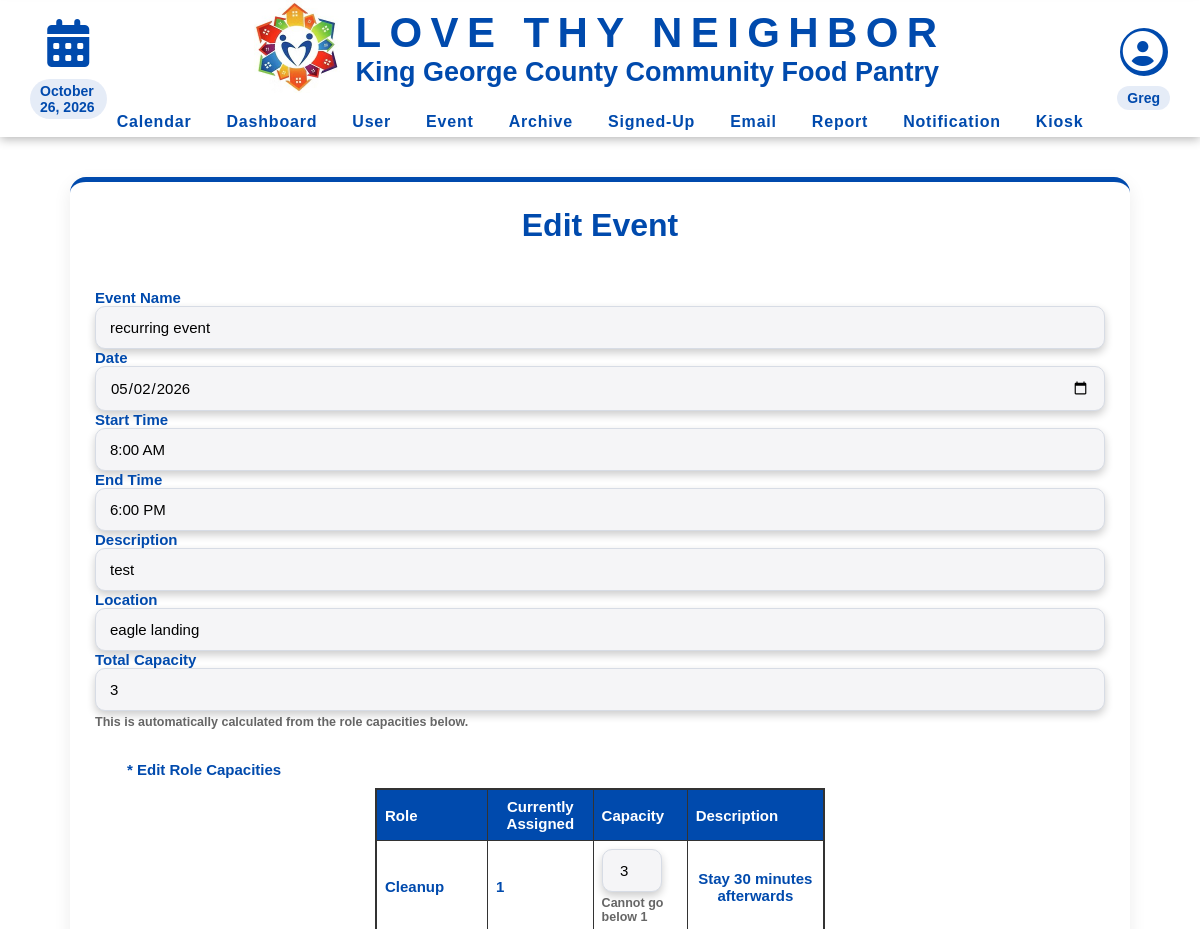
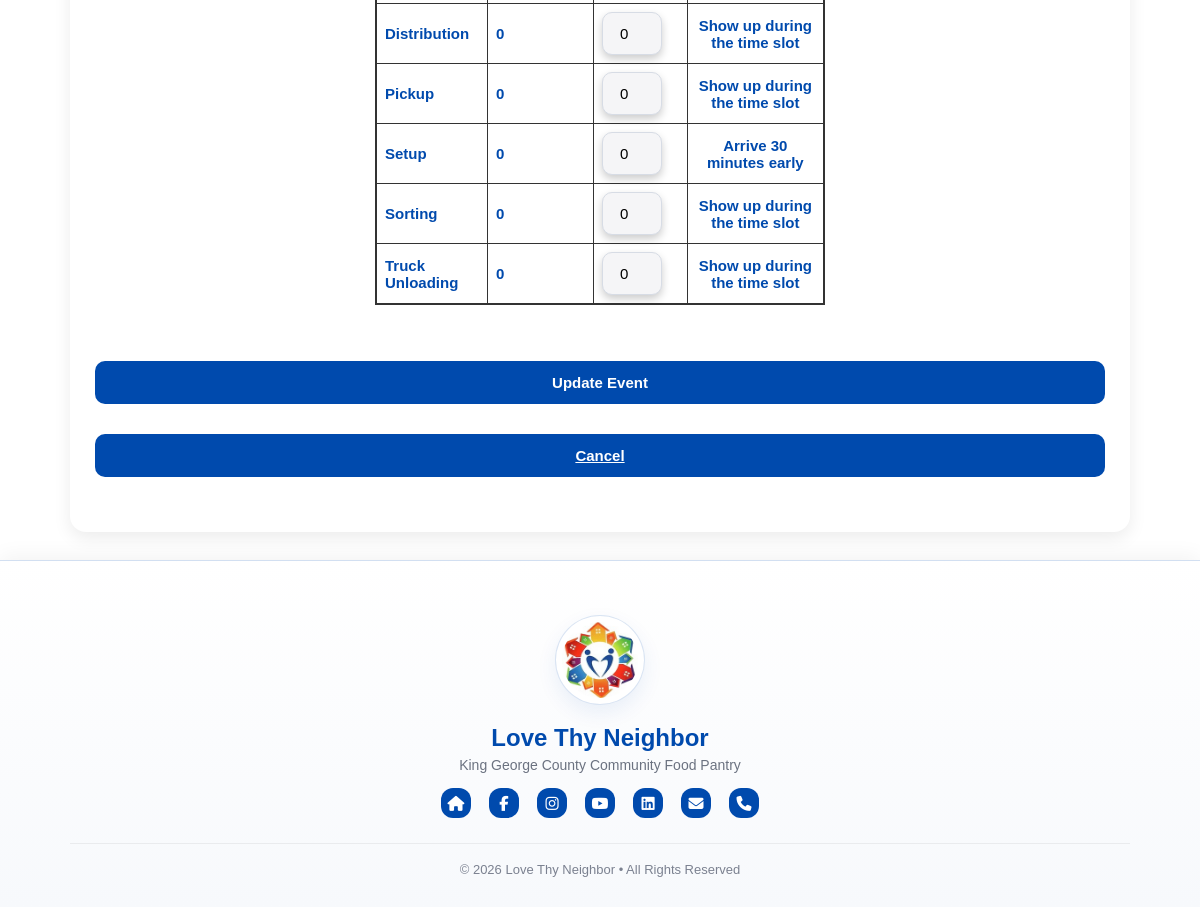
/editEvent.php?id=13 (signed in), run on the app's committed database (2 pictures, top to bottom).
### tables this page shows
CREATE TABLE `dbevents` (
  `id` int NOT NULL AUTO_INCREMENT,
  `name` text NOT NULL,
  `date` char(10) NOT NULL,
  `startTime` char(5) NOT NULL,
  `endTime` char(5) NOT NULL,
  `description` text NOT NULL,
  `capacity` int NOT NULL,
  `location` text,
  `archived` tinyint DEFAULT NULL,
  PRIMARY KEY (`id`)
);

CREATE TABLE `dbroles` (
  `role_id` int NOT NULL AUTO_INCREMENT,
  `role` varchar(255) DEFAULT NULL,
  `role_description` text,
  `shift_group` enum('Early','Main','Late') NOT NULL DEFAULT 'Main',
  PRIMARY KEY (`role_id`)
);

CREATE TABLE `dbroleevents` (
  `eventID` int NOT NULL,
  `roleID` int NOT NULL,
  `capacity` int NOT NULL,
  PRIMARY KEY (`eventID`,`roleID`)
);

### database/dbEvents.php (called while the page is built, shortened)
<?php
function fetch_event_by_id($id) {
    $connection = connect();
    $query = "select * from dbevents where id = ?";
    $stmt = mysqli_prepare($connection, $query);
    mysqli_stmt_bind_param($stmt, "i", $id);
    mysqli_stmt_execute($stmt);
    $result = mysqli_stmt_get_result($stmt);
    $event = mysqli_fetch_assoc($result);
    if ($event) {
        return $event;
    }
    return null;
}

### include/output.php (called while the page is built, shortened)
<?php
    function hsc($input) {
        return htmlspecialchars($input ?? '');
    }
    function time24hTo12h($time) {
        $tempTime = explode(':', $time);
        $hour = $tempTime[0];
        $minute = $tempTime[1];
        $hour = intval($hour);
        if ($hour < 12) {
            return hsc($hour . ':' . $minute . ' AM');
        } else if ($hour > 12) {
            $hour -= 12;
        }
        return hsc($hour . ':' . $minute . ' PM');
    }

### database/dbRoles.php (called while the page is built, shortened)
<?php
function get_roles() {
    $con = connect();
    $result = mysqli_query($con, "SELECT `role_id`, `role`, `role_description` FROM `dbroles` ORDER BY `role`");
    $roles = [];
    while ($row = mysqli_fetch_assoc($result)) {
        $roles[] = $row;
    }
    return $roles;
}

### database/dbRoleEvents.php (called while the page is built, shortened)
<?php
function get_event_role_capacities($eventID) {
    $con = connect();
    $stmt = $con->prepare("
        SELECT roleID, capacity
        FROM dbroleevents
        WHERE eventID = ?
    ");
    $stmt->bind_param("i", $eventID);
    $stmt->execute();
    $result = $stmt->get_result();
    $caps = [];
    while ($row = $result->fetch_assoc()) {
        $caps[(int)$row['roleID']] = (int)$row['capacity'];
    }
    return $caps;
}
function get_event_role_signup_counts($eventID) {
    $con = connect();
    $stmt = $con->prepare("
        SELECT role_id, COUNT(*) AS assigned_count
        FROM person_roles
        WHERE event_id = ?
        GROUP BY role_id
    ");
    $stmt->bind_param("i", $eventID);
    $stmt->execute();
    $result = $stmt->get_result();
    $counts = [];
    while ($row = $result->fetch_assoc()) {
        $counts[(int)$row['role_id']] = (int)$row['assigned_count'];
    }
    return $counts;
}
?>

### editEvent.php (the view, shortened to what this page needs)
<?php
    require_once('database/dbEvents.php');
    require_once('database/dbRoles.php');
    require_once('database/dbRoleEvents.php');
    $args  = sanitize($_GET);
    $id    = $args['id'];
    $event = fetch_event_by_id($id);
    require_once('include/output.php');
    $allRoles = get_roles();
    $eventRoleCaps = get_event_role_capacities($id);
    $assignedByRole = get_event_role_signup_counts($id);
?>
<!DOCTYPE html>
<html>
<head>
    <link rel="stylesheet" href="css/layoutInfo.css">
</head>
<body>
<?php require_once('header.php') ?>
<div class="info-form">
    <div class="page-wrapper">
        <div class="info-card">
            <div class="info-header">
                <h1>Edit Event</h1>
            </div>
            <form id="new-event-form" method="post">
                <label for="name">Event Name</label>
                <input type="text" id="name" name="name"
                       value="<?php echo $event['name'] ?>"
                       required placeholder="Enter name">
                <label for="date">Date</label>
                <input type="date" id="date" name="date"
                       value="<?php echo $event['date'] ?>"
                       min="<?php echo date('Y-m-d'); ?>"
                       required>
                <label for="start-time">Start Time</label>
                <input type="text" id="start-time" name="start-time"
                       value="<?php echo time24hto12h($event['startTime']) ?>"
                       pattern="([1-9]|10|11|12):[0-5][0-9] ?([aApP][mM])"
                       required placeholder="Ex. 12:00 PM">
                <label for="end-time">End Time</label>
                <input type="text" id="end-time" name="end-time"
                       value="<?php echo time24hto12h($event['endTime']) ?>"
                       pattern="([1-9]|10|11|12):[0-5][0-9] ?([aApP][mM])"
                       required placeholder="Ex. 12:00 PM">
                <label for="description">Description</label>
                <input type="text" id="description" name="description"
                       value="<?php echo $event['description'] ?>"
                       required placeholder="Enter description">
                <label for="location">Location</label>
                <input type="text" name="location"
                       value="<?= htmlspecialchars($event['location'], ENT_QUOTES, 'UTF-8') ?>">
                <label for="capacity">Total Capacity</label>
                <input type="number" id="capacity" name="capacity"
                       value="<?php echo (int)$event['capacity']; ?>" readonly>
                <small style="display:block; margin-top:4px; color:#666;">
                    This is automatically calculated from the role capacities below.
                </small>
                <div class="event-sect">
                    <label>* Edit Role Capacities</label>
                    <table class="roles-table">
                        <thead>
                        <tr>
                            <th>Role</th>
                            <th>Currently Assigned</th>
                            <th>Capacity</th>
                            <th>Description</th>
                        </tr>
                        </thead>
                        <tbody>
                        <?php if (!empty($allRoles)): ?>
                            <?php foreach ($allRoles as $role): ?>
                                <?php
                                $roleID = (int)$role['role_id'];
                                $roleName = $role['role'] ?? '';
                                $roleDescription = $role['role_description'] ?? '';
                                $currentCapacity = isset($eventRoleCaps[$roleID])
                                    ? (int)$eventRoleCaps[$roleID] : 0;
                                $assignedCount = isset($assignedByRole[$roleID])
                                    ? (int)$assignedByRole[$roleID] : 0;
                                $minAllowed = $assignedCount;
                                ?>
                                <tr>
                                    <td><?php echo htmlspecialchars($roleName); ?></td>
                                    <td><?php echo $assignedCount; ?></td>
                                    <td>
                                        <input
                                            type="number"
                                            name="role_capacity[<?php echo $roleID; ?>]"
                                            value="<?php echo $currentCapacity; ?>"
                                            min="<?php echo $minAllowed; ?>"
                                            step="1"
                                            class="role-cap-input"
                                            data-assigned="<?php echo $assignedCount; ?>"
                                        >
                                        <?php if ($assignedCount > 0): ?>
                                            <small style="display:block; margin-top:4px; color:#666;">
                                                Cannot go below <?php echo $assignedCount; ?>
                                            </small>
                                        <?php endif; ?>
                                    </td>
                                    <td><?php echo htmlspecialchars($roleDescription); ?></td>
                                </tr>
                            <?php endforeach; ?>
                        <?php else: ?>
                            <tr>
                                <td colspan="4">No roles available.</td>
                            </tr>
                        <?php endif; ?>
                        </tbody>
                    </table>
                </div>
                <div class="email-actions">
                    <button type="submit" name="action" value="send" class="submit-btn">
                        Update Event
                    </button>
                </div>
                <div class="email-actions">
                    <a class="submit-btn"
                       href="event.php?id=<?php echo htmlspecialchars($_GET['id']) ?>"
                       style="margin-top: .5rem">
                        Cancel
                    </a>
                </div>
            </form>
        </div>
    </div>
</div>
<?php include 'footer.php'; ?>
</body>
</html>

### css/layoutInfo.css (style rules this page uses)
* { box-sizing: border-box; margin: 0; padding: 0; font-family: Arial, sans-serif; }
body { background: #f4f7fb; color: #1f2937; }
table { width: 100%; border-collapse: collapse; }
thead { background: rgb(0, 74, 173); color: white; }
th, td { padding: 14px; border-bottom: 1px solid #eee; text-align: left; }
.page-wrapper { max-width: 1100px; margin: 20px auto 0 auto; padding: 20px; }
.info-card { background: white; border-radius: 16px; padding: 25px; box-shadow: 0 6px 18px rgba(0, 0, 0, 0.08); border-top: 5px solid rgb(0, 74, 173); display: flex; flex-direction: column; justify-content: space-between; }
.info-header { text-align: center; margin-bottom: 35px; }
.info-header h1 { color: rgb(0, 74, 173); margin-bottom: 10px; font-size: 32px; }
.info-form { font-weight: 600; color: rgb(0, 74, 173); margin-bottom: 8px; font-size: 15px; }
.info-form input, .info-form textarea, .info-form select { width: 100%; padding: 12px 14px; border: 1px solid #d7dce5; border-radius: 10px; font-size: 15px; background: #F5F5F7; box-sizing: border-box; box-shadow: 0px 4px 8px rgba(0, 0, 0, 0.2); transition: border-color 0.3s ease, box-shadow 0.3s ease; }
.submit-btn { border: none; padding: 13px 22px; border-radius: 10px; font-weight: bold; font-size: 15px; cursor: pointer; transition: 0.3s ease; margin: 30px 0; display: flex; justify-content: center; position: relative; width: 1600px; max-width: 100%; }
.submit-btn { background: rgb(0, 74, 173); color: white; }
.event-sect { border: 2px solid var(--inactive-font-color); border-radius: 15px; margin: 1rem; padding: 1rem; background-color: rgb(255,255,255); }
.roles-table { border-collapse: collapse; width: 450px; margin: 10px auto; border: 2px solid #333; }
.roles-table th, .roles-table td { border: 1px solid #333; padding: 8px; }
.roles-table th { background-color: rgb(0, 74, 173); text-align: left; }
.roles-table th:nth-child(2) { text-align: center; }
.roles-table td:last-child { text-align: center; }
.roles-table input { width: 60px; }
.roles-table input[type="number"] { width: 60px; text-align: center; }

### footer.php (style rules this page uses)
html, body { height: 100%; margin: 0; font-family: Arial, sans-serif; }
.page-wrapper { min-height: 100vh; display: flex; flex-direction: column; }

### data on the page
dbevents: name "recurring event", date "05/02/2026", start-time "8:00 AM", end-time "6:00 PM", description "test", location "eagle landing", capacity "3"
dbroles: role "Cleanup", assignedCount "1", role_id.roleID "3", role_description "Stay 30 minutes afterwards"
dbroles: role "Distribution", role_id "0", role_description "Show up during the time slot"
dbroles: role "Pickup", role_id "0", role_description "Show up during the time slot"
dbroles: role "Setup", role_id "0", role_description "Arrive 30 minutes early"
dbroles: role "Sorting", role_id "0", role_description "Show up during the time slot"
dbroles: role "Truck Unloading", role_id "0", role_description "Show up during the time slot"

### other printed values
$firstName "Greg"
